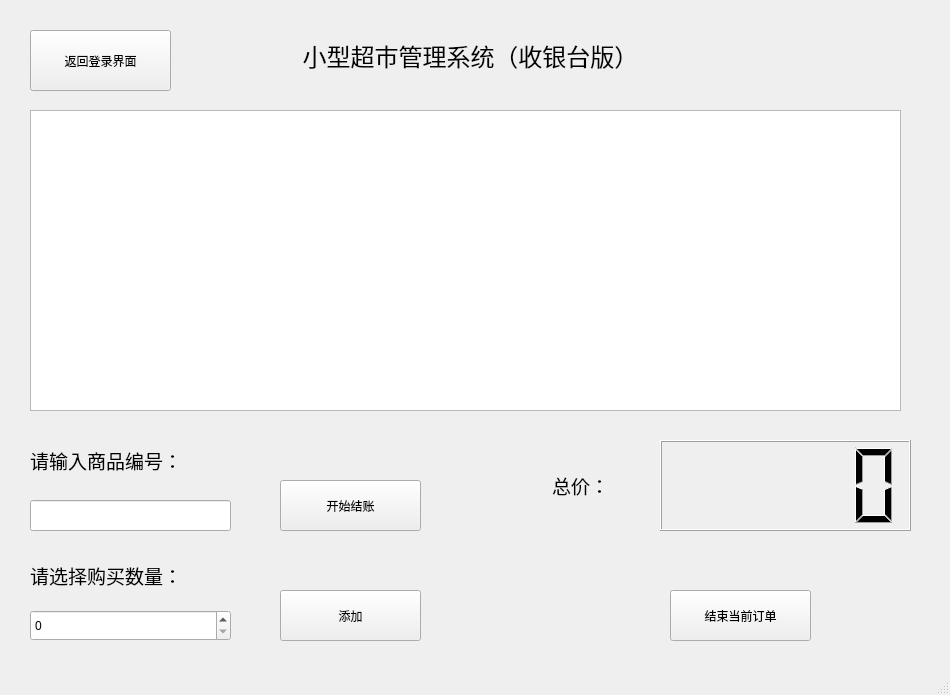
<?xml version="1.0" encoding="UTF-8"?>
<ui version="4.0">
 <class>MainWindow2</class>
 <widget class="QMainWindow" name="MainWindow2">
  <property name="geometry">
   <rect>
    <x>0</x>
    <y>0</y>
    <width>950</width>
    <height>695</height>
   </rect>
  </property>
  <property name="windowTitle">
   <string>MainWindow</string>
  </property>
  <widget class="QWidget" name="centralwidget">
   <widget class="QLabel" name="label">
    <property name="geometry">
     <rect>
      <x>190</x>
      <y>10</y>
      <width>561</width>
      <height>91</height>
     </rect>
    </property>
    <property name="font">
     <font>
      <family>黑体</family>
      <pointsize>18</pointsize>
     </font>
    </property>
    <property name="text">
     <string>小型超市管理系统（收银台版）</string>
    </property>
    <property name="alignment">
     <set>Qt::AlignCenter</set>
    </property>
   </widget>
   <widget class="QTableView" name="tableView">
    <property name="geometry">
     <rect>
      <x>30</x>
      <y>110</y>
      <width>871</width>
      <height>301</height>
     </rect>
    </property>
   </widget>
   <widget class="QPushButton" name="pushButton">
    <property name="geometry">
     <rect>
      <x>30</x>
      <y>30</y>
      <width>141</width>
      <height>61</height>
     </rect>
    </property>
    <property name="text">
     <string>返回登录界面</string>
    </property>
   </widget>
   <widget class="QLabel" name="label_2">
    <property name="geometry">
     <rect>
      <x>30</x>
      <y>440</y>
      <width>191</width>
      <height>41</height>
     </rect>
    </property>
    <property name="font">
     <font>
      <family>Agency FB</family>
      <pointsize>14</pointsize>
     </font>
    </property>
    <property name="text">
     <string>请输入商品编号：</string>
    </property>
   </widget>
   <widget class="QLineEdit" name="lineEdit">
    <property name="geometry">
     <rect>
      <x>30</x>
      <y>500</y>
      <width>201</width>
      <height>31</height>
     </rect>
    </property>
   </widget>
   <widget class="QLabel" name="label_3">
    <property name="geometry">
     <rect>
      <x>30</x>
      <y>560</y>
      <width>191</width>
      <height>31</height>
     </rect>
    </property>
    <property name="font">
     <font>
      <family>Agency FB</family>
      <pointsize>14</pointsize>
     </font>
    </property>
    <property name="text">
     <string>请选择购买数量：</string>
    </property>
   </widget>
   <widget class="QSpinBox" name="spinBox">
    <property name="geometry">
     <rect>
      <x>30</x>
      <y>610</y>
      <width>201</width>
      <height>31</height>
     </rect>
    </property>
   </widget>
   <widget class="QPushButton" name="pushButton_2">
    <property name="geometry">
     <rect>
      <x>280</x>
      <y>590</y>
      <width>141</width>
      <height>51</height>
     </rect>
    </property>
    <property name="text">
     <string>添加</string>
    </property>
   </widget>
   <widget class="QPushButton" name="pushButton_3">
    <property name="geometry">
     <rect>
      <x>280</x>
      <y>480</y>
      <width>141</width>
      <height>51</height>
     </rect>
    </property>
    <property name="text">
     <string>开始结账</string>
    </property>
   </widget>
   <widget class="QLabel" name="label_4">
    <property name="geometry">
     <rect>
      <x>520</x>
      <y>450</y>
      <width>121</width>
      <height>71</height>
     </rect>
    </property>
    <property name="font">
     <font>
      <family>Agency FB</family>
      <pointsize>14</pointsize>
     </font>
    </property>
    <property name="text">
     <string>总价：</string>
    </property>
    <property name="alignment">
     <set>Qt::AlignCenter</set>
    </property>
   </widget>
   <widget class="QLCDNumber" name="lcdNumber">
    <property name="geometry">
     <rect>
      <x>660</x>
      <y>440</y>
      <width>251</width>
      <height>91</height>
     </rect>
    </property>
   </widget>
   <widget class="QPushButton" name="pushButton_4">
    <property name="geometry">
     <rect>
      <x>670</x>
      <y>590</y>
      <width>141</width>
      <height>51</height>
     </rect>
    </property>
    <property name="text">
     <string>结束当前订单</string>
    </property>
   </widget>
  </widget>
  <widget class="QMenuBar" name="menubar">
   <property name="geometry">
    <rect>
     <x>0</x>
     <y>0</y>
     <width>950</width>
     <height>17</height>
    </rect>
   </property>
  </widget>
  <widget class="QStatusBar" name="statusbar"/>
 </widget>
 <resources/>
 <connections/>
</ui>
